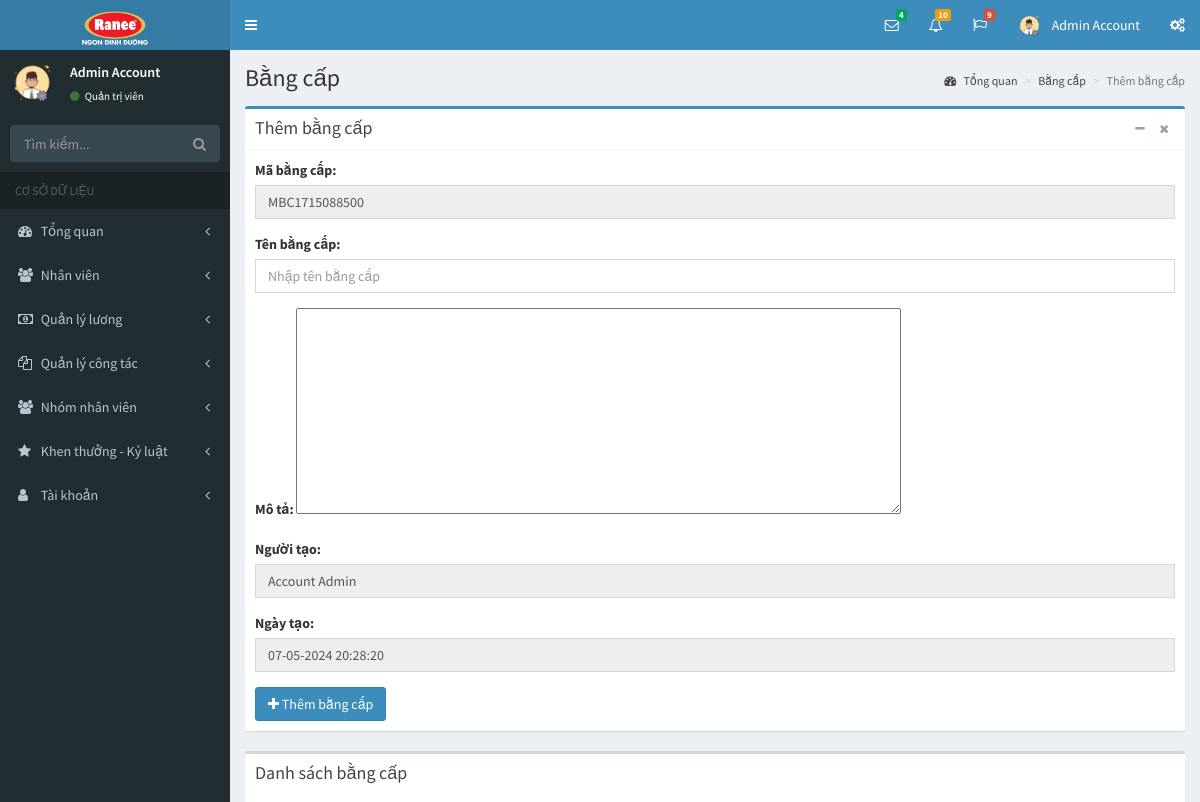
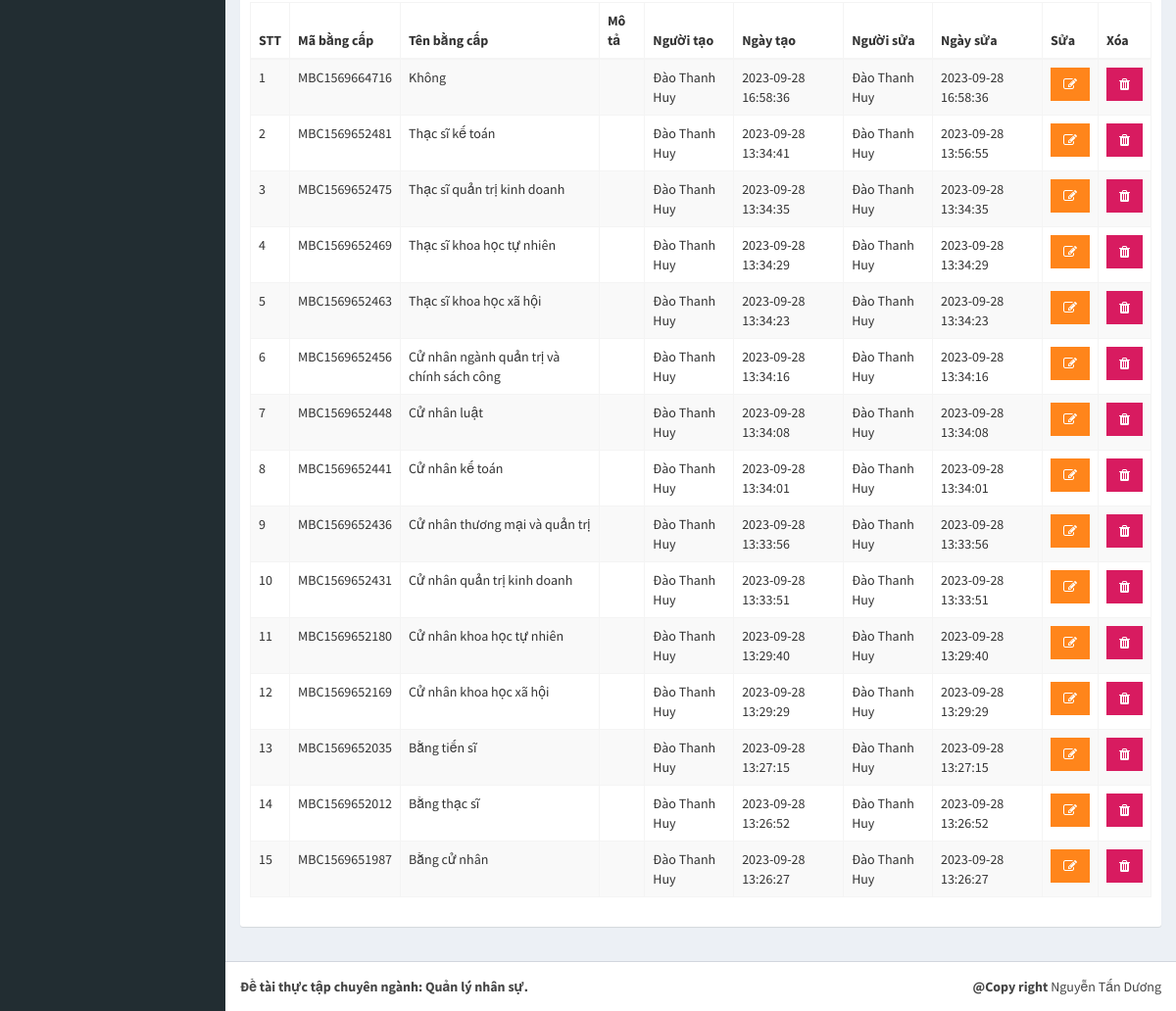
Page /pages/bang-cap.php (signed in) on the committed database (2 pictures, top to bottom).
### tables this page shows
CREATE TABLE `tai_khoan` (
  `id` int(11) NOT NULL,
  `ho` varchar(50) NOT NULL,
  `ten` varchar(50) NOT NULL,
  `hinh_anh` varchar(50) NOT NULL,
  `email` varchar(50) NOT NULL,
  `mat_khau` varchar(50) NOT NULL,
  `so_dt` varchar(50) NOT NULL,
  `quyen` tinyint(1) NOT NULL,
  `trang_thai` tinyint(1) NOT NULL,
  `truy_cap` int(11) NOT NULL,
  `ngay_tao` datetime NOT NULL,
  `ngay_sua` datetime NOT NULL
);

CREATE TABLE `bang_cap` (
  `id` int(11) NOT NULL,
  `ma_bang_cap` varchar(50) NOT NULL,
  `ten_bang_cap` varchar(255) NOT NULL,
  `ghi_chu` varchar(255) NOT NULL,
  `nguoi_tao` varchar(50) NOT NULL,
  `ngay_tao` datetime NOT NULL,
  `nguoi_sua` varchar(50) NOT NULL,
  `ngay_sua` datetime NOT NULL
);

### pages/bang-cap.php (the view, shortened to what this page needs)
<?php
if(isset($_SESSION['username']) && isset($_SESSION['level']))
{
  include('../layouts/header.php');
  include('../layouts/topbar.php');
  include('../layouts/sidebar.php');
  $showData = "SELECT id, ma_bang_cap, ten_bang_cap, ghi_chu, nguoi_tao, ngay_tao, nguoi_sua, ngay_sua FROM bang_cap ORDER BY ngay_tao DESC";
  $result = mysqli_query($conn, $showData);
  $arrShow = array();
  while ($row = mysqli_fetch_array($result)) {
    $arrShow[] = $row;
  }
  $certificateCode = "MBC" . time();
?>
  <div class="content-wrapper">
    <section class="content-header">
      <h1>
        Bằng cấp
      </h1>
      <ol class="breadcrumb">
        <li><a href="index.php?p=index&a=statistic"><i class="fa fa-dashboard"></i> Tổng quan</a></li>
        <li><a href="bang-cap.php?p=staff&a=certificate">Bằng cấp</a></li>
        <li class="active">Thêm bằng cấp</li>
      </ol>
    </section>
    <section class="content">
      <div class="row">
        <div class="col-xs-12">
          <div class="box box-primary">
            <div class="box-header with-border">
              <h3 class="box-title">Thêm bằng cấp</h3>
              <div class="box-tools pull-right">
                <button type="button" class="btn btn-box-tool" data-widget="collapse"><i class="fa fa-minus"></i></button>
                <button type="button" class="btn btn-box-tool" data-widget="remove"><i class="fa fa-remove"></i></button>
              </div>
            </div>
            <div class="box-body">
              <form action="" method="POST">
                <div class="row">
                  <div class="col-md-12">
                    <div class="form-group">
                      <label for="exampleInputEmail1">Mã bằng cấp: </label>
                      <input type="text" class="form-control" id="exampleInputEmail1" name="speacialCode" value="<?php echo $certificateCode; ?>" readonly>
                    </div>
                    <div class="form-group">
                      <label for="exampleInputEmail1">Tên bằng cấp: </label>
                      <input type="text" class="form-control" id="exampleInputEmail1" placeholder="Nhập tên bằng cấp" name="certificateName">
                    </div>
                    <div class="form-group">
                      <label for="exampleInputEmail1">Mô tả: </label>
                      <textarea id="editor1" rows="10" cols="80" name="description">
                      </textarea>
                    </div>
                    <div class="form-group">
                      <label for="exampleInputEmail1">Người tạo: </label>
                      <input type="text" class="form-control" id="exampleInputEmail1" value="<?php echo $row_acc['ho']; ?> <?php echo $row_acc['ten']; ?>" name="personCreate" readonly>
                    </div>
                    <div class="form-group">
                      <label for="exampleInputEmail1">Ngày tạo: </label>
                      <input type="text" class="form-control" id="exampleInputEmail1" value="<?php echo date('d-m-Y H:i:s'); ?>" name="dateCreate" readonly>
                    </div>
                    <?php
                      if($_SESSION['level'] == 1)
                        echo "<button type='submit' class='btn btn-primary' name='save'><i class='fa fa-plus'></i> Thêm bằng cấp</button>";
                    ?>
                  </div>
                </div>
              </form>
            </div>
          </div>
          <div class="box">
            <div class="box-header">
              <h3 class="box-title">Danh sách bằng cấp</h3>
            </div>
            <div class="box-body">
              <div class="table-responsive">
                <table id="example1" class="table table-bordered table-striped">
                  <thead>
                  <tr>
                    <th>STT</th>
                    <th>Mã bằng cấp</th>
                    <th>Tên bằng cấp</th>
                    <th>Mô tả</th>
                    <th>Người tạo</th>
                    <th>Ngày tạo</th>
                    <th>Người sửa</th>
                    <th>Ngày sửa</th>
                    <th>Sửa</th>
                    <th>Xóa</th>
                  </tr>
                  </thead>
                  <tbody>
                  <?php
                    $count = 1;
                    foreach ($arrShow as $arrS)
                    {
                  ?>
                      <tr>
                        <td><?php echo $count; ?></td>
                        <td><?php echo $arrS['ma_bang_cap']; ?></td>
                        <td><?php echo $arrS['ten_bang_cap']; ?></td>
                        <td><?php echo $arrS['ghi_chu']; ?></td>
                        <td><?php echo $arrS['nguoi_tao']; ?></td>
                        <td><?php echo $arrS['ngay_tao']; ?></td>
                        <td><?php echo $arrS['nguoi_sua']; ?></td>
                        <td><?php echo $arrS['ngay_sua']; ?></td>
                        <th>
                          <?php
                            if($row_acc['quyen'] == 1)
                            {
                              echo "<form method='POST'>";
                              echo "<button type='submit' class='btn bg-orange btn-flat'  name='edit'><i class='fa fa-edit'></i></button>";
                              echo "</form>";
                            }
                            else
                            {
                              echo "<button type='button' class='btn bg-orange btn-flat' disabled><i class='fa fa-edit'></i></button>";
                            }
                          ?>
                        </th>
                        <th>
                          <?php
                            if($row_acc['quyen'] == 1)
                            {
                              echo "<button type='button' class='btn bg-maroon btn-flat' data-toggle='modal' data-target='#exampleModal' data-whatever='".$arrS['id']."'><i class='fa fa-trash'></i></button>";
                            }
                            else
                            {
                              echo "<button type='button' class='btn bg-maroon btn-flat' disabled><i class='fa fa-trash'></i></button>";
                            }
                          ?>
                        </th>
                      </tr>
                  <?php
                      $count++;
                    }
                  ?>
                  </tbody>
                </table>
              </div>
            </div>
          </div>
        </div>
      </div>
    </section>
  </div>
<?php
  include('../layouts/footer.php');
}
else
{
  header('Location: dang-nhap.php');
}
?>

### layouts/topbar.php (shortened to what this page needs)
<body class="hold-transition skin-blue sidebar-mini">
<div class="wrapper">
  <header class="main-header">
    <a href="index.php?p=index&a=statistic" class="logo">
      <span class="logo-lg"><img src="../dist/images/logo.png" alt=""></span>
    </a>
    <nav class="navbar navbar-static-top">
      <a href="#" class="sidebar-toggle" data-toggle="push-menu" role="button">
      </a>
      <div class="navbar-custom-menu">
        <ul class="nav navbar-nav">
          <li class="dropdown messages-menu">
            <a href="#" class="dropdown-toggle" data-toggle="dropdown">
              <i class="fa fa-envelope-o"></i>
              <span class="label label-success">4</span>
            </a>
          </li>
          <li class="dropdown notifications-menu">
            <a href="#" class="dropdown-toggle" data-toggle="dropdown">
              <i class="fa fa-bell-o"></i>
              <span class="label label-warning">10</span>
            </a>
          </li>
          <li class="dropdown tasks-menu">
            <a href="#" class="dropdown-toggle" data-toggle="dropdown">
              <i class="fa fa-flag-o"></i>
              <span class="label label-danger">9</span>
            </a>
          </li>
          <li class="dropdown user user-menu">
            <a href="#" class="dropdown-toggle" data-toggle="dropdown">
              <img src="../uploads/images/<?php echo $row_acc['hinh_anh']; ?>" class="user-image" alt="User Image">
              <span class="hidden-xs"><?php echo $row_acc['ten']; ?> <?php echo $row_acc['ho']; ?></span>
            </a>
          </li>
          <li>
            <a href="#" data-toggle="control-sidebar"><i class="fa fa-gears"></i></a>
          </li>
        </ul>
      </div>
    </nav>
  </header>

### layouts/sidebar.php (shortened to what this page needs)
<aside class="main-sidebar">
  <section class="sidebar">
    <div class="user-panel">
      <div class="pull-left image">
        <img src="../uploads/images/<?php echo $row_acc['hinh_anh']; ?>" class="img-circle" alt="User Image">
      </div>
      <div class="pull-left info">
        <p>
          <?php echo $row_acc['ten']; ?> <?php echo $row_acc['ho']; ?>
        </p>
        <a href="#"><i class="fa fa-circle text-success"></i>
          <?php
            if($row_acc['quyen'] == 1)
            {
              echo "Quản trị viên";
            }
            else
            {
              echo "Nhân viên";
            }
          ?>
        </a>
      </div>
    </div>
    <form action="#" method="get" class="sidebar-form">
      <div class="input-group">
        <input type="text" name="q" class="form-control" placeholder="Tìm kiếm...">
        <span class="input-group-btn">
              <button type="submit" name="search" id="search-btn" class="btn btn-flat"><i class="fa fa-search"></i>
              </button>
            </span>
      </div>
    </form>
    <ul class="sidebar-menu" data-widget="tree">
      <li class="header">CƠ SỞ DỮ LIỆU</li>
      <li class="<?php if($p == 'index') echo 'active'; ?> treeview">
        <a href="#">
          <i class="fa fa-dashboard"></i> <span>Tổng quan</span>
          <span class="pull-right-container">
            <i class="fa fa-angle-left pull-right"></i>
          </span>
        </a>
      </li>
      <li class="<?php if($p == 'staff') echo 'active'; ?> treeview">
        <a href="#">
          <i class="fa fa-users"></i>
          <span>Nhân viên</span>
          <span class="pull-right-container">
            <i class="fa fa-angle-left pull-right"></i>
          </span>
        </a>
      </li>
      <li class="<?php if($p == 'salary') echo 'active'; ?> treeview">
        <a href="#">
          <i class="fa fa-money"></i>
          <span>Quản lý lương</span>
          <span class="pull-right-container">
            <i class="fa fa-angle-left pull-right"></i>
          </span>
        </a>
      </li>
      <li class="<?php if($p == 'collaborate') echo 'active'; ?> treeview">
        <a href="#">
          <i class="fa fa-files-o"></i>
          <span>Quản lý công tác</span>
          <span class="pull-right-container">
            <i class="fa fa-angle-left pull-right"></i>
          </span>
        </a>
      </li>
      <li class="<?php if($p == 'group') echo 'active'; ?> treeview">
        <a href="#">
          <i class="fa fa-users"></i> <span>Nhóm nhân viên</span>
          <span class="pull-right-container">
            <i class="fa fa-angle-left pull-right"></i>
          </span>
        </a>
      </li>
      <li class="<?php if($p == 'bonus-discipline') echo 'active'; ?> treeview">
        <a href="#">
          <i class="fa fa-star"></i> <span>Khen thưởng - Kỷ luật</span>
          <span class="pull-right-container">
            <i class="fa fa-angle-left pull-right"></i>
          </span>
        </a>
      </li>
      <li class="<?php if($p == 'account') echo 'active'; ?> treeview">
        <a href="#">
          <i class="fa fa-user"></i> <span>Tài khoản</span>
          <span class="pull-right-container">
            <i class="fa fa-angle-left pull-right"></i>
          </span>
        </a>
      </li>
    </ul>
  </section>
</aside>

### rows in the picture
tai_khoan: hinh_anh (picture), ten "Admin", ho "Account", personCreate "Account Admin"
bang_cap: ma_bang_cap "MBC1569664716", ten_bang_cap "Không", nguoi_tao "Đào Thanh Huy", ngay_tao "2023-09-28 16:58:36", nguoi_sua "Đào Thanh Huy", ngay_sua "2023-09-28 16:58:36"
bang_cap: ma_bang_cap "MBC1569652481", ten_bang_cap "Thạc sĩ kế toán", nguoi_tao "Đào Thanh Huy", ngay_tao "2023-09-28 13:34:41", nguoi_sua "Đào Thanh Huy", ngay_sua "2023-09-28 13:56:55"
bang_cap: ma_bang_cap "MBC1569652475", ten_bang_cap "Thạc sĩ quản trị kinh doanh", nguoi_tao "Đào Thanh Huy", ngay_tao "2023-09-28 13:34:35", nguoi_sua "Đào Thanh Huy", ngay_sua "2023-09-28 13:34:35"
bang_cap: ma_bang_cap "MBC1569652469", ten_bang_cap "Thạc sĩ khoa học tự nhiên", nguoi_tao "Đào Thanh Huy", ngay_tao "2023-09-28 13:34:29", nguoi_sua "Đào Thanh Huy", ngay_sua "2023-09-28 13:34:29"
bang_cap: ma_bang_cap "MBC1569652463", ten_bang_cap "Thạc sĩ khoa học xã hội", nguoi_tao "Đào Thanh Huy", ngay_tao "2023-09-28 13:34:23", nguoi_sua "Đào Thanh Huy", ngay_sua "2023-09-28 13:34:23"
bang_cap: ma_bang_cap "MBC1569652456", ten_bang_cap "Cử nhân ngành quản trị và chính sách công", nguoi_tao "Đào Thanh Huy", ngay_tao "2023-09-28 13:34:16", nguoi_sua "Đào Thanh Huy", ngay_sua "2023-09-28 13:34:16"
bang_cap: ma_bang_cap "MBC1569652448", ten_bang_cap "Cử nhân luật", nguoi_tao "Đào Thanh Huy", ngay_tao "2023-09-28 13:34:08", nguoi_sua "Đào Thanh Huy", ngay_sua "2023-09-28 13:34:08"
bang_cap: ma_bang_cap "MBC1569652441", ten_bang_cap "Cử nhân kế toán", nguoi_tao "Đào Thanh Huy", ngay_tao "2023-09-28 13:34:01", nguoi_sua "Đào Thanh Huy", ngay_sua "2023-09-28 13:34:01"
bang_cap: ma_bang_cap "MBC1569652436", ten_bang_cap "Cử nhân thương mại và quản trị", nguoi_tao "Đào Thanh Huy", ngay_tao "2023-09-28 13:33:56", nguoi_sua "Đào Thanh Huy", ngay_sua "2023-09-28 13:33:56"
bang_cap: ma_bang_cap "MBC1569652431", ten_bang_cap "Cử nhân quản trị kinh doanh", nguoi_tao "Đào Thanh Huy", ngay_tao "2023-09-28 13:33:51", nguoi_sua "Đào Thanh Huy", ngay_sua "2023-09-28 13:33:51"
bang_cap: ma_bang_cap "MBC1569652180", ten_bang_cap "Cử nhân khoa học tự nhiên", nguoi_tao "Đào Thanh Huy", ngay_tao "2023-09-28 13:29:40", nguoi_sua "Đào Thanh Huy", ngay_sua "2023-09-28 13:29:40"
bang_cap: ma_bang_cap "MBC1569652169", ten_bang_cap "Cử nhân khoa học xã hội", nguoi_tao "Đào Thanh Huy", ngay_tao "2023-09-28 13:29:29", nguoi_sua "Đào Thanh Huy", ngay_sua "2023-09-28 13:29:29"
bang_cap: ma_bang_cap "MBC1569652035", ten_bang_cap "Bằng tiến sĩ", nguoi_tao "Đào Thanh Huy", ngay_tao "2023-09-28 13:27:15", nguoi_sua "Đào Thanh Huy", ngay_sua "2023-09-28 13:27:15"
bang_cap: ma_bang_cap "MBC1569652012", ten_bang_cap "Bằng thạc sĩ", nguoi_tao "Đào Thanh Huy", ngay_tao "2023-09-28 13:26:52", nguoi_sua "Đào Thanh Huy", ngay_sua "2023-09-28 13:26:52"
bang_cap: ma_bang_cap "MBC1569651987", ten_bang_cap "Bằng cử nhân", nguoi_tao "Đào Thanh Huy", ngay_tao "2023-09-28 13:26:27", nguoi_sua "Đào Thanh Huy", ngay_sua "2023-09-28 13:26:27"
